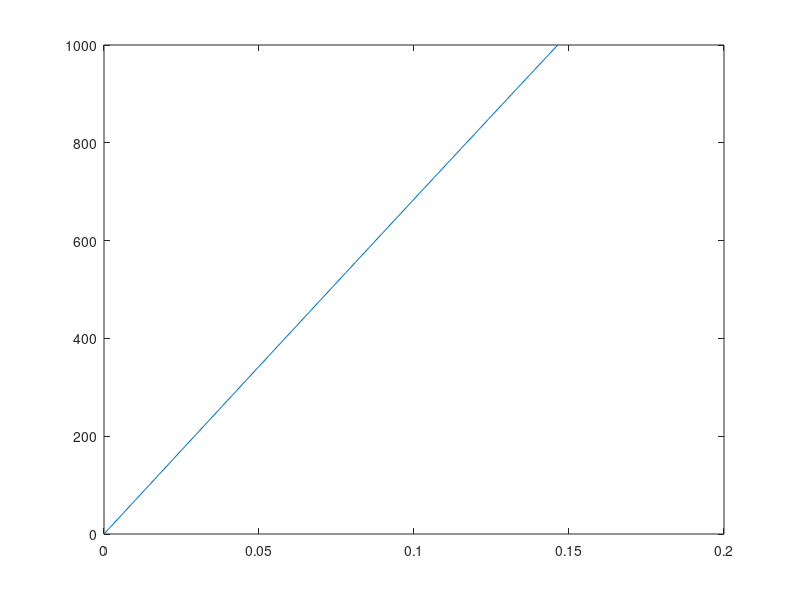

Write MATLAB code to recreate this figure.
clc; clear; close all;

Qx = 1.9;
Sx = pi/(2*atan(Qx));
alpha = deg2rad(10);
mux_max = 2.5;
FZ = 1000;

f1 = @(fx,kappa) fx - mux_max*sin(Qx*atan(Sx*(kappa^2 + alpha^2)))*FZ*kappa/(kappa^2 + alpha^2);

N = 100;
FX = linspace(0,1000,N);

for ii = 1:N
    f2 = @(kappa) f1(FX(ii),kappa);
    kappa(ii) = fsolve(f2,0);
end

figure
plot(kappa,FX)
min(kappa)
max(kappa)